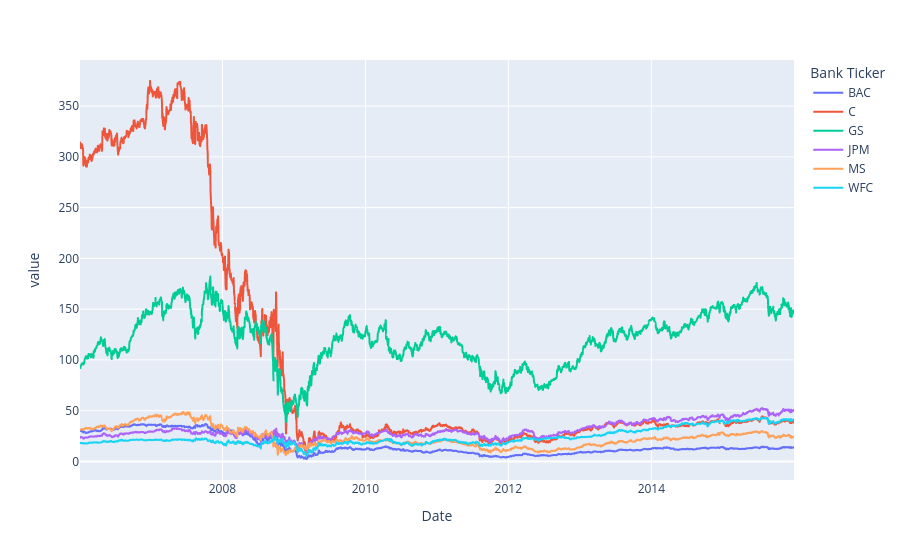

Source (notebook cell):
### Code cell
fig = px.line(close)
fig.show()

### Figure 1 — Plotly figure (JSON) as saved in the notebook; plotly's stock layout.template omitted (floating-point values rounded to 4 significant figures; data arrays with more than 128 entries replaced by an {"elided": "..."} marker saying what was removed)
{"data": [{"hovertemplate": "Bank Ticker=BAC<br>Date=%{x}<br>value=%{y}<extra></extra>", "legendgroup": "BAC", "line": {"color": "#636efa", "dash": "solid"}, "marker": {"symbol": "circle"}, "mode": "lines", "name": "BAC", "showlegend": true, "type": "scattergl", "x": {"elided": "2517 str values"}, "xaxis": "x", "y": {"elided": "2517 float values"}, "yaxis": "y"}, {"hovertemplate": "Bank Ticker=C<br>Date=%{x}<br>value=%{y}<extra></extra>", "legendgroup": "C", "line": {"color": "#EF553B", "dash": "solid"}, "marker": {"symbol": "circle"}, "mode": "lines", "name": "C", "showlegend": true, "type": "scattergl", "x": {"elided": "2517 str values"}, "xaxis": "x", "y": {"elided": "2517 float values"}, "yaxis": "y"}, {"hovertemplate": "Bank Ticker=GS<br>Date=%{x}<br>value=%{y}<extra></extra>", "legendgroup": "GS", "line": {"color": "#00cc96", "dash": "solid"}, "marker": {"symbol": "circle"}, "mode": "lines", "name": "GS", "showlegend": true, "type": "scattergl", "x": {"elided": "2517 str values"}, "xaxis": "x", "y": {"elided": "2517 float values"}, "yaxis": "y"}, {"hovertemplate": "Bank Ticker=JPM<br>Date=%{x}<br>value=%{y}<extra></extra>", "legendgroup": "JPM", "line": {"color": "#ab63fa", "dash": "solid"}, "marker": {"symbol": "circle"}, "mode": "lines", "name": "JPM", "showlegend": true, "type": "scattergl", "x": {"elided": "2517 str values"}, "xaxis": "x", "y": {"elided": "2517 float values"}, "yaxis": "y"}, {"hovertemplate": "Bank Ticker=MS<br>Date=%{x}<br>value=%{y}<extra></extra>", "legendgroup": "MS", "line": {"color": "#FFA15A", "dash": "solid"}, "marker": {"symbol": "circle"}, "mode": "lines", "name": "MS", "showlegend": true, "type": "scattergl", "x": {"elided": "2517 str values"}, "xaxis": "x", "y": {"elided": "2517 float values"}, "yaxis": "y"}, {"hovertemplate": "Bank Ticker=WFC<br>Date=%{x}<br>value=%{y}<extra></extra>", "legendgroup": "WFC", "line": {"color": "#19d3f3", "dash": "solid"}, "marker": {"symbol": "circle"}, "mode": "lines", "name": "WFC", "showlegend": true, "type": "scattergl", "x": {"elided": "2517 str values"}, "xaxis": "x", "y": {"elided": "2517 float values"}, "yaxis": "y"}], "layout": {"legend": {"title": {"text": "Bank Ticker"}, "tracegroupgap": 0}, "margin": {"t": 60}, "xaxis": {"anchor": "y", "domain": [0, 1], "title": {"text": "Date"}}, "yaxis": {"anchor": "x", "domain": [0, 1], "title": {"text": "value"}}}}
